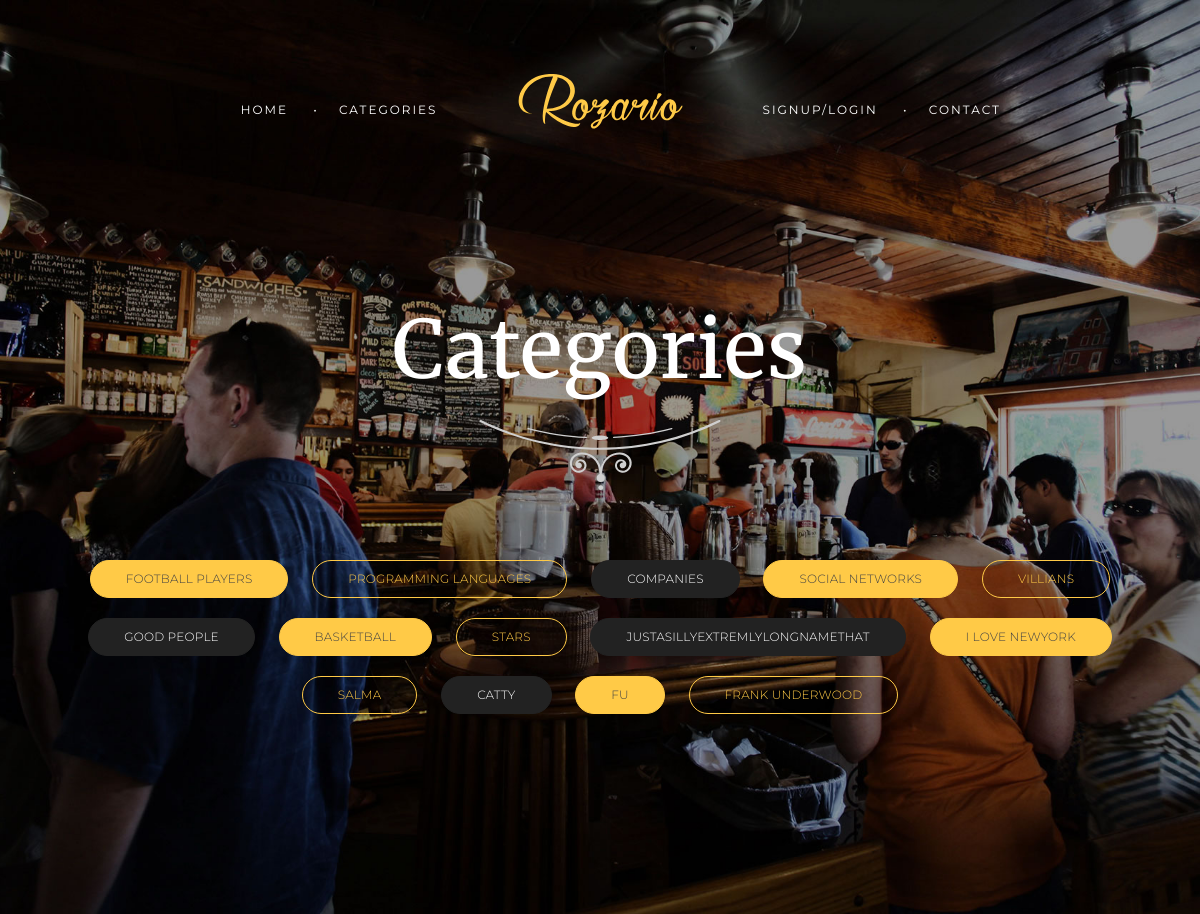
The page /categories on the database its author committed.
### database_models.py (models this page shows)
class Category(db.Model):
    __tablename__ = 'category'
    id = db.Column(db.Integer, primary_key=True)
    name = db.Column(db.String(100), unique=True, nullable=False)
    items = db.relationship('Item', backref='category')

### Menu.py (the view)
@app.route('/categories')
def view_categories():
    categories = Category.query.all()
    return render_template('cats.html', categories=categories)

### templates/cats.html
{% extends 'base.html' %}
{% block content %}
    <div class="fullscreen-section pv16 bg-cover bg-center-center"
         data-bg-image="{{ url_for('static',filename='images/pages/cover-cats.jpg') }}">
        <div class="container pv13" style="padding-bottom: 0">
            <div class="cats-caption text-center">
                <h2 id="items_num">Categories</h2>
                <div class="mv3"><img
                        src="{{ url_for('static',filename='images/svg/curve-bottom.svg') }}"
                        alt="svg image" data-width="242px">
                </div>
            </div>
        </div>
        <div class="fullscreen-section pv3 bg-cover bg-center-center">
            <div class="container text-center">
                {% for category in categories %}
                    <a href="{{ url_for('view_category',cat_id = category.id) }}"
                       class="button small {{ loop.cycle('fill','','fill black') }} buttonpadding">{{ category.name }}</a>
                {% endfor %}
            </div>
        </div>
{% endblock %}

### templates/base.html (shortened to what this page needs)
<!DOCTYPE html>
<html>
<head>
    <link rel="stylesheet" type="text/css"
          href="{{ url_for('static',filename='vendors/bootstrap/css/bootstrap.min.css') }}">
    <link rel="stylesheet" type="text/css"
          href="{{ url_for('static',filename='vendors/bootstrap/css/bootstrap-theme.min.css') }}">
    <link rel="stylesheet" type="text/css"
          href="{{ url_for('static',filename='vendors/font-awesome/css/font-awesome.min.css') }}">
    <link rel="stylesheet" type="text/css"
          href="{{ url_for('static',filename='vendors/swiper/css/swiper.min.css') }}">
    <link rel="stylesheet" type="text/css"
          href="{{ url_for('static',filename='vendors/magnific-popup/magnific-popup.css') }}">
    <link rel="stylesheet" type="text/css"
          href="{{ url_for('static',filename='style.css') }}">
</head>
<body>
<div class="wrapper">
    <header id="header" class="menu-top-center">
        <div class="container">
            <div class="row">
                <div class="col-sm-4 col-md-5 text-right">
                    <nav class="main-nav navigation-left">
                        <ul>
                            <li class="current-menu-item">
                                <a href="{{ url_for('index') }}">Home</a>
                            </li>
                            <li><a href="{{ url_for('view_categories') }}">Categories</a>
                            </li>
                        </ul>
                    </nav>
                </div>
                <div class="col-sm-4 col-md-2">
                    <div class="header-wrapper">
                        <a href="./" id="logo" title="Rozario"
                           class="logo-image"
                           data-bg-image="{{ url_for('static',filename='images/logo-yellow.svg') }}">Rozario</a>
                    </div>
                </div>
                <div class="col-sm-4 col-md-5 text-left">
                    <nav class="main-nav navigation-right">
                        <ul>
                            <li><a href="contacts.html">Signup/Login</a></li>
                            <li><a href="contacts.html">Contact</a></li>
                        </ul>
                    </nav>
                </div>
            </div>
        </div>
    </header>
    <section class="section-content">
        {% block content %}
        {% endblock %}
    </section>
</div>
</body>
</html>

### rows shown on the page
Category: name "FOOTBALL PLAYERS"
Category: name "PROGRAMMING LANGUAGES"
Category: name "COMPANIES"
Category: name "SOCIAL NETWORKS"
Category: name "VILLIANS"
Category: name "GOOD PEOPLE"
Category: name "BASKETBALL"
Category: name "STARS"
Category: name "JUSTASILLYEXTREMLYLONGNAMETHAT"
Category: name "I LOVE NEWYORK"
Category: name "SALMA"
Category: name "CATTY"
Category: name "FU"
Category: name "FRANK UNDERWOOD"
